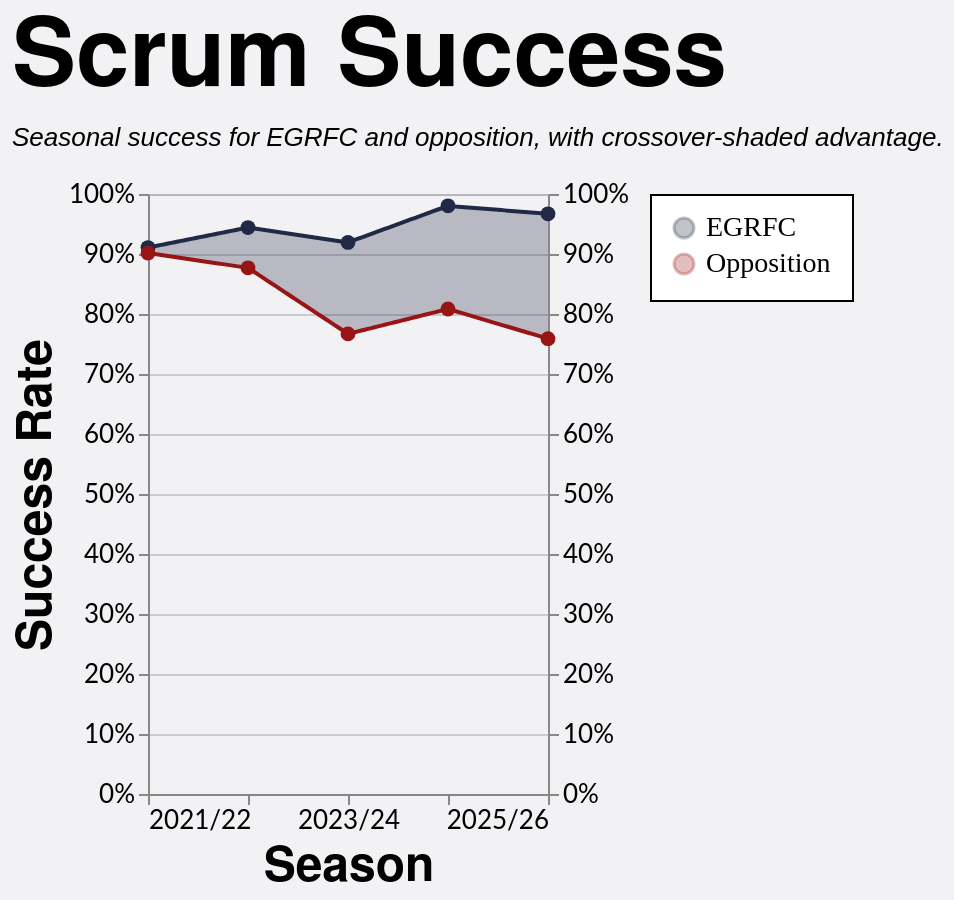

Vega-Lite specification for this chart:
### Vega-Lite specification from a JSON file in a GitHub repository (floating-point values rounded to 4 significant figures; data arrays with more than 128 entries replaced by an {"elided": "..."} marker saying what was removed)
{"config": {"axis": {"labelFont": "Lato, sans-serif", "titleFont": "PT Sans Narrow, Helvetica Neue, Helvetica, Arial, sans-serif", "labelFontSize": 13, "titleFontSize": 24, "gridColor": "#202947", "gridOpacity": 0.2}, "header": {"labelFont": "PT Sans Narrow, Helvetica Neue, Helvetica, Arial, sans-serif", "titleFont": "PT Sans Narrow, Helvetica Neue, Helvetica, Arial, sans-serif", "labelFontSize": 24, "titleFontSize": 28, "labelFontWeight": "bold", "orient": "left"}, "legend": {"labelFont": "Lato, sans-serif", "titleFont": "PT Sans Narrow, Helvetica Neue, Helvetica, Arial, sans-serif", "labelFontSize": 14, "titleFontSize": 16, "titlePadding": 5, "fillColor": "white", "strokeColor": "black", "padding": 10, "titleFontWeight": "lighter", "titleFontStyle": "italic", "titleColor": "gray", "offset": 10}, "title": {"font": "PT Sans Narrow, Helvetica Neue, Helvetica, Arial, sans-serif", "fontSize": 48, "fontWeight": "bold", "anchor": "start", "align": "center", "titlePadding": 20, "subtitlePadding": 10, "subtitleFontSize": 13, "subtitleColor": "", "subtitleFontStyle": "italic", "offset": 15, "color": "black"}, "axisX": {"labelAngle": 0}, "facet": {"title": null, "header": null, "align": {"row": "each", "column": "each"}}, "resolve": {"scale": {"y": "independent", "facet": "independent"}}, "background": "#f2f1f4"}, "layer": [{"mark": {"type": "area", "opacity": 0.28}, "encoding": {"color": {"field": "leading_team", "legend": {"labelFont": "PT Sans Narrow", "orient": "right", "title": null}, "scale": {"domain": ["EGRFC", "Opposition"], "range": ["#202946", "#991515"]}, "title": "Team", "type": "nominal"}, "x": {"axis": {"grid": false, "labelExpr": "datum.value == 0 ? '2021/22' : datum.value == 1 ? '2022/23' : datum.value == 2 ? '2023/24' : datum.value == 3 ? '2024/25' : datum.value == 4 ? '2025/26' : ''", "values": [0, 1, 2, 3, 4]}, "field": "season_pos", "scale": {"domain": [0, 4]}, "title": "Season", "type": "quantitative"}, "y": {"axis": {"format": "%", "orient": "left"}, "field": "y_high", "scale": {"domain": [0.0, 1.0]}, "title": "Success Rate", "type": "quantitative"}, "y2": {"field": "y_low"}}, "transform": [{"filter": "(datum.team === 'EGRFC')"}]}, {"mark": {"type": "line", "size": 2}, "encoding": {"color": {"field": "team", "scale": {"domain": ["EGRFC", "Opposition"], "range": ["#202946", "#991515"]}, "title": "Team", "type": "nominal"}, "x": {"axis": {"labelExpr": "datum.value == 0 ? '2021/22' : datum.value == 1 ? '2022/23' : datum.value == 2 ? '2023/24' : datum.value == 3 ? '2024/25' : datum.value == 4 ? '2025/26' : ''", "values": [0, 1, 2, 3, 4]}, "field": "season_pos", "scale": {"domain": [0, 4]}, "title": "Season", "type": "quantitative"}, "y": {"axis": {"format": "%", "orient": "right"}, "field": "success_rate", "scale": {"domain": [0.0, 1.0]}, "title": null, "type": "quantitative"}}}, {"mark": {"type": "point", "filled": true, "opacity": 1.0, "size": 55}, "encoding": {"color": {"field": "team", "scale": {"domain": ["EGRFC", "Opposition"], "range": ["#202946", "#991515"]}, "title": "Team", "type": "nominal"}, "tooltip": [{"field": "team", "title": "Team", "type": "nominal"}, {"field": "squad", "title": "Squad", "type": "nominal"}, {"field": "set_piece_type", "title": "Set Piece", "type": "nominal"}, {"field": "lineouts_total", "format": ",.0f", "title": "Total Lineouts", "type": "quantitative"}, {"field": "success_rate", "format": ".0%", "title": "Success Rate", "type": "quantitative"}], "x": {"field": "season_pos", "title": "Season", "type": "quantitative"}, "y": {"axis": null, "field": "success_rate", "scale": {"domain": [0.0, 1.0]}, "title": "Success Rate", "type": "quantitative"}}, "transform": [{"filter": "datum.is_anchor"}]}], "data": {"name": "data-8919ec3e1b2bf9a69d6134b21b620ac6"}, "height": 300, "params": [{"name": "spSquadParam", "value": "1st"}], "title": {"text": "Scrum Success", "subtitle": "Seasonal success for EGRFC and opposition, with crossover-shaded advantage."}, "transform": [{"filter": "datum.squad == (spSquadParam + ' XV')"}], "width": 200, "$schema": "https://vega.github.io/schema/vega-lite/v5.20.1.json", "datasets": {"data-8919ec3e1b2bf9a69d6134b21b620ac6": {"elided": "484 records"}}}
